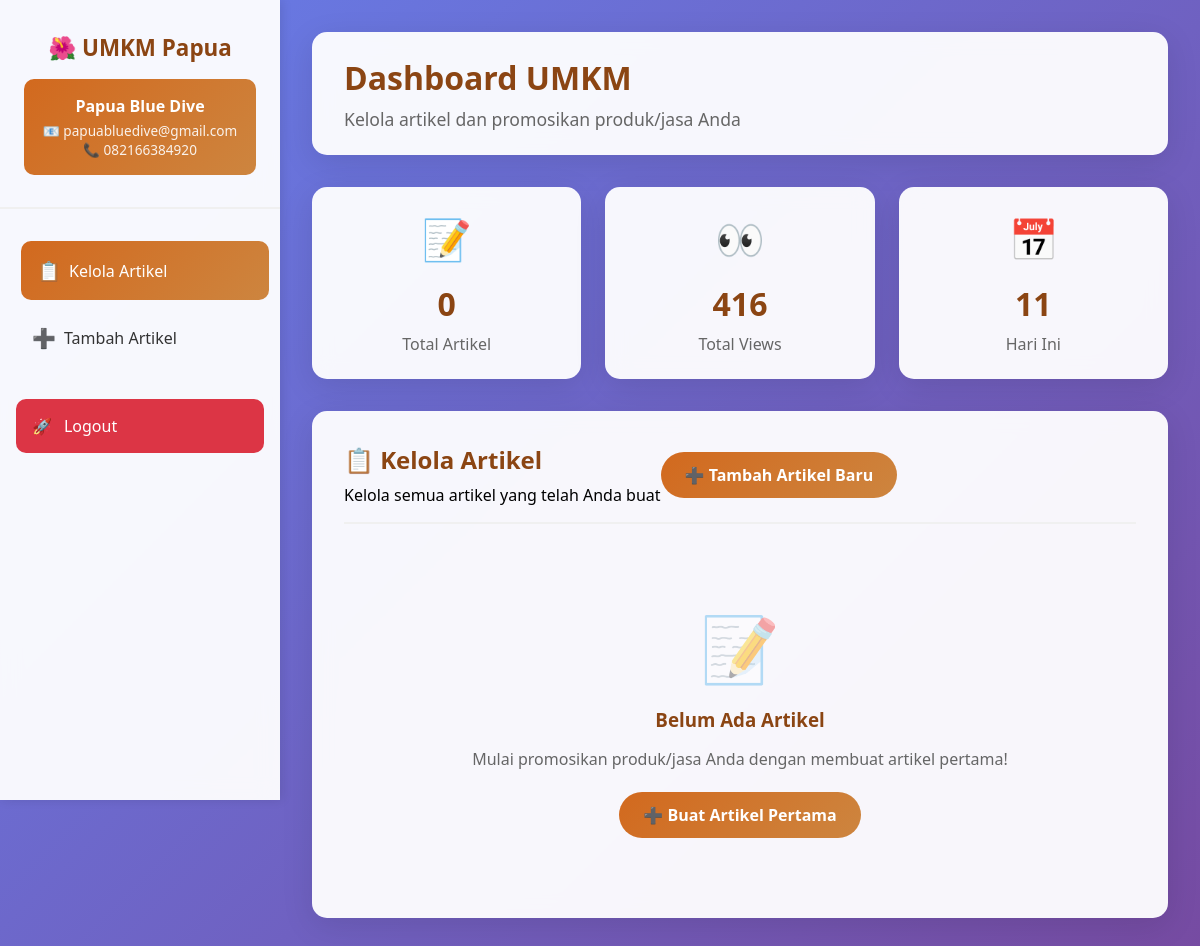
Page /umkm/umkm_dashboard.php (signed in) on the earlier database version.
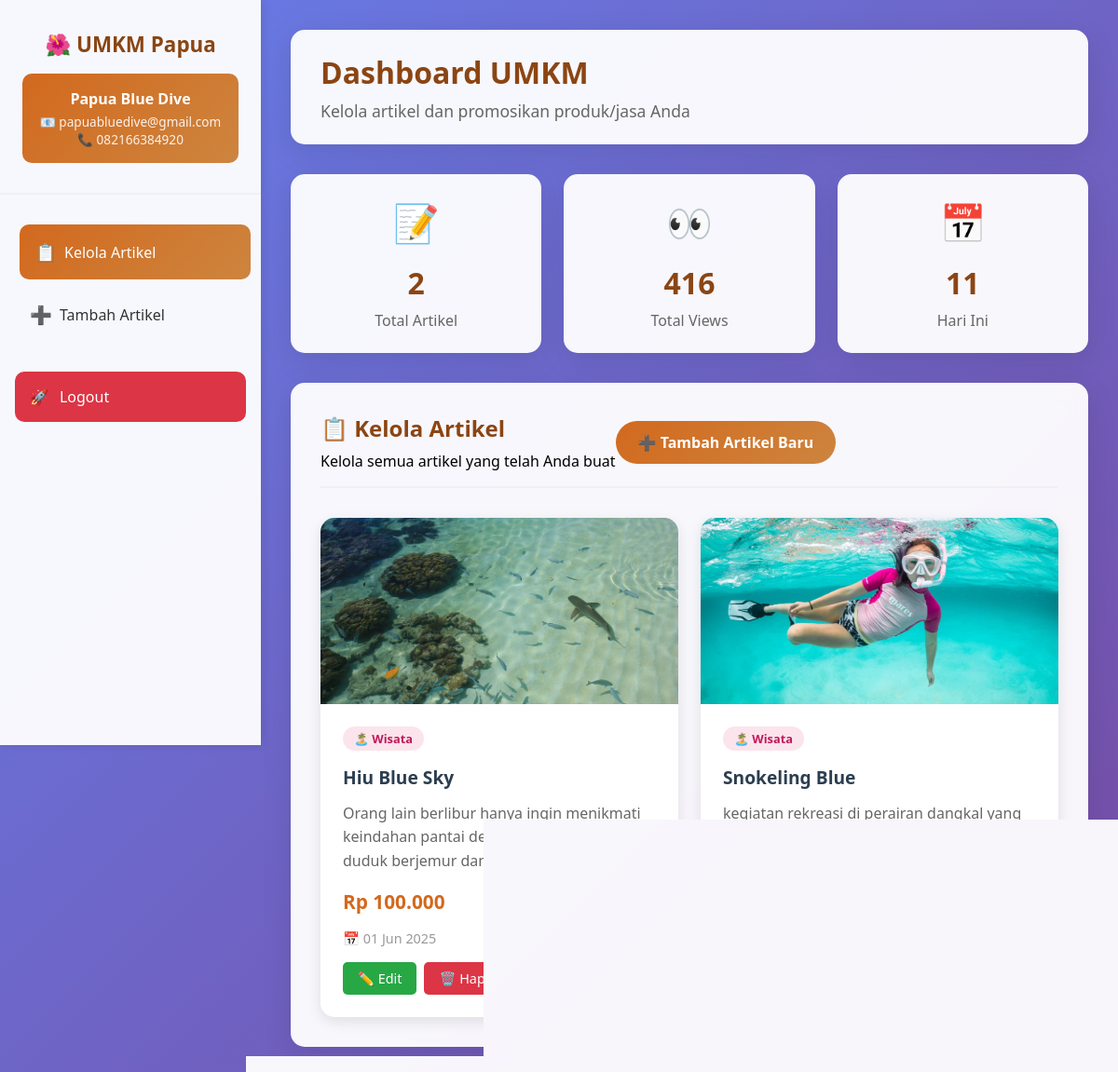
Same page on the later database version.
### tables this page shows
CREATE TABLE `umkm` (
  `id` int(11) NOT NULL,
  `email` varchar(100) NOT NULL,
  `password` varchar(255) NOT NULL,
  `business_name` varchar(100) NOT NULL,
  `owner_name` varchar(100) NOT NULL,
  `phone` varchar(20) NOT NULL,
  `address` text NOT NULL,
  `business_type` enum('jasa','event','kuliner','kerajinan','wisata') NOT NULL,
  `description` text DEFAULT NULL,
  `profile_image` varchar(255) DEFAULT 'default-umkm.jpg',
  `status` enum('pending','active','inactive') DEFAULT 'pending',
  `created_at` timestamp NOT NULL DEFAULT current_timestamp(),
  `updated_at` timestamp NOT NULL DEFAULT current_timestamp() ON UPDATE current_timestamp()
);

CREATE TABLE `artikel` (
  `id` int(11) NOT NULL,
  `umkm_id` int(11) NOT NULL,
  `judul` varchar(200) NOT NULL,
  `deskripsi` text NOT NULL,
  `harga` decimal(15,2) NOT NULL,
  `kategori` enum('jasa','event','kuliner','kerajinan','wisata') NOT NULL,
  `gambar` varchar(255) DEFAULT NULL,
  `status` enum('active','inactive') DEFAULT 'active',
  `created_at` timestamp NOT NULL DEFAULT current_timestamp(),
  `updated_at` timestamp NOT NULL DEFAULT current_timestamp() ON UPDATE current_timestamp()
);

### umkm/umkm_dashboard.php (the view, shortened to what this page needs)
<?php
$db = getDbConnection();
$umkm_id = $_SESSION['umkm_id'];
$stmt = $db->prepare("SELECT business_name, profile_image, email, phone FROM umkm WHERE id = ?");
$stmt->bind_param("i", $umkm_id);
$stmt->execute();
$result = $stmt->get_result();
$umkm_data = $result->fetch_assoc();
$page = isset($_GET['page']) ? max(1, intval($_GET['page'])) : 1;
$limit = 6;
$offset = ($page - 1) * $limit;
$stmt = $db->prepare("SELECT COUNT(*) as total FROM artikel WHERE umkm_id = ?");
$stmt->bind_param("i", $umkm_id);
$stmt->execute();
$result = $stmt->get_result();
$total_articles = $result->fetch_assoc()['total'];
$stmt = $db->prepare("SELECT id, judul, deskripsi, harga, kategori, gambar, created_at FROM artikel WHERE umkm_id = ? ORDER BY created_at DESC LIMIT ? OFFSET ?");
$stmt->bind_param("iii", $umkm_id, $limit, $offset);
$stmt->execute();
$result = $stmt->get_result();
$articles = $result->fetch_all(MYSQLI_ASSOC);
$section = isset($_GET['section']) ? $_GET['section'] : 'kelola';
?>
<!DOCTYPE html>
<html lang="id">
<head>
</head>
<body>
    <div class="dashboard-container">
        <div class="sidebar">
            <div class="sidebar-header">
                <h2>🌺 UMKM Papua</h2>
                <div class="business-info">
                    <div class="business-name"><?php echo htmlspecialchars($umkm_data['business_name']); ?></div>
                    <div class="business-details">
                        <?php if ($umkm_data['email']): ?>
                            📧 <?php echo htmlspecialchars($umkm_data['email']); ?><br>
                        <?php endif; ?>
                        <?php if ($umkm_data['phone']): ?>
                            📞 <?php echo htmlspecialchars($umkm_data['phone']); ?>
                        <?php endif; ?>
                    </div>
                </div>
            </div>
            <ul class="sidebar-nav">
                <li>
                    <a href="?section=kelola" class="<?php echo $section == 'kelola' ? 'active' : ''; ?>">
                        <span class="icon">📋</span>
                        Kelola Artikel
                    </a>
                </li>
                <li>
                    <a href="add_artikel.php">
                        <span class="icon">➕</span>
                        Tambah Artikel
                    </a>
                </li>
            </ul>
            <div class="logout-link">
                <a href="../logout.php" class="logout-btn" onclick="return confirm('Yakin ingin logout?')">
                    <span class="icon">🚀</span>
                    Logout
                </a>
            </div>
        </div>
        <div class="main-content">
            <div class="content-header">
                <h1>Dashboard UMKM</h1>
                <p>Kelola artikel dan promosikan produk/jasa Anda</p>
            </div>
            <div class="stats-grid">
                <div class="stat-card">
                    <div class="stat-icon">📝</div>
                    <div class="stat-number"><?php echo $total_articles; ?></div>
                    <div class="stat-label">Total Artikel</div>
                </div>
                <div class="stat-card">
                    <div class="stat-icon">👀</div>
                    <div class="stat-number"><?php echo rand(50, 500); ?></div>
                    <div class="stat-label">Total Views</div>
                </div>
                <div class="stat-card">
                    <div class="stat-icon">📅</div>
                    <div class="stat-number"><?php echo date('d'); ?></div>
                    <div class="stat-label">Hari Ini</div>
                </div>
            </div>
            <div class="articles-section">
                <div class="section-header">
                    <div>
                        <h2 class="section-title">📋 Kelola Artikel</h2>
                        <p>Kelola semua artikel yang telah Anda buat</p>
                    </div>
                    <a href="add_artikel.php" class="add-article-btn">
                        ➕ Tambah Artikel Baru
                    </a>
                </div>
                <?php if (empty($articles)): ?>
                    <div class="empty-state">
                        <div class="icon">📝</div>
                        <h3>Belum Ada Artikel</h3>
                        <p>Mulai promosikan produk/jasa Anda dengan membuat artikel pertama!</p>
                        <br>
                        <a href="add_artikel.php" class="add-article-btn">
                            ➕ Buat Artikel Pertama
                        </a>
                    </div>
                <?php else: ?>
                    <div class="articles-grid">
                        <?php foreach ($articles as $article): ?>
                            <div class="article-card">
                                <div class="article-image">
                                    <?php if ($article['gambar'] && file_exists('../uploads/artikel_images/' . $article['gambar'])): ?>
                                        <img src="../uploads/artikel_images/<?php echo htmlspecialchars($article['gambar']); ?>"
                                             alt="<?php echo htmlspecialchars($article['judul']); ?>">
                                    <?php else: ?>
                                        <div class="no-image">🖼️</div>
                                    <?php endif; ?>
                                </div>
                                <div class="article-content">
                                    <div class="article-kategori kategori-<?php echo htmlspecialchars($article['kategori']); ?>">
                                        <?php
                                        $kategori_icons = [
                                            'jasa' => '🔧',
                                            'event' => '🎉',
                                            'kuliner' => '🍽️',
                                            'kerajinan' => '🎨',
                                            'wisata' => '🏝️'
                                        ];
                                        echo $kategori_icons[$article['kategori']] . ' ' . ucfirst($article['kategori']);
                                        ?>
                                    </div>
                                    <h3 class="article-title"><?php echo htmlspecialchars($article['judul']); ?></h3>
                                    <p class="article-description">
                                        <?php echo htmlspecialchars(substr($article['deskripsi'], 0, 150)) . '...'; ?>
                                    </p>
                                    <div class="article-price">
                                        Rp <?php echo number_format($article['harga'], 0, ',', '.'); ?>
                                    </div>
                                    <div class="article-date">
                                        📅 <?php echo date('d M Y', strtotime($article['created_at'])); ?>
                                    </div>
                                    <div class="article-actions">
                                        <a href="edit_artikel.php?id=<?php echo $article['id']; ?>" class="btn btn-edit">
                                            ✏️ Edit
                                        </a>
                                        <a href="?delete=1&id=<?php echo $article['id']; ?>"
                                           class="btn btn-delete"
                                           onclick="return confirm('Yakin ingin menghapus artikel ini?')">
                                            🗑️ Hapus
                                        </a>
                                    </div>
                                </div>
                            </div>
                        <?php endforeach; ?>
                    </div>
                <?php endif; ?>
            </div>
        </div>
    </div>
</body>
</html>

Differences in the rows shown:
added artikel: gambar (picture), kategori "🏝️", kategori "Wisata", judul "Hiu Blue Sky", deskripsi "Orang lain berlibur hanya ingin menikmati keindahan pantai dengan pasir putih sambil duduk berjemur dan menikmati…", harga "100.000", created_at "01 Jun 2025"
added artikel: gambar (picture), kategori "🏝️", kategori "Wisata", judul "Snokeling Blue", deskripsi "kegiatan rekreasi di perairan dangkal yang memungkinkan Anda menikmati keindahan bawah laut tanpa harus menyelam…"
Other differences:
$total_articles: "0" → "2"
text no longer shown: "📝 Belum Ada Artikel Mulai promosikan produk/jasa Anda dengan membuat artikel pertama! ➕ Buat Artikel Pertama"
